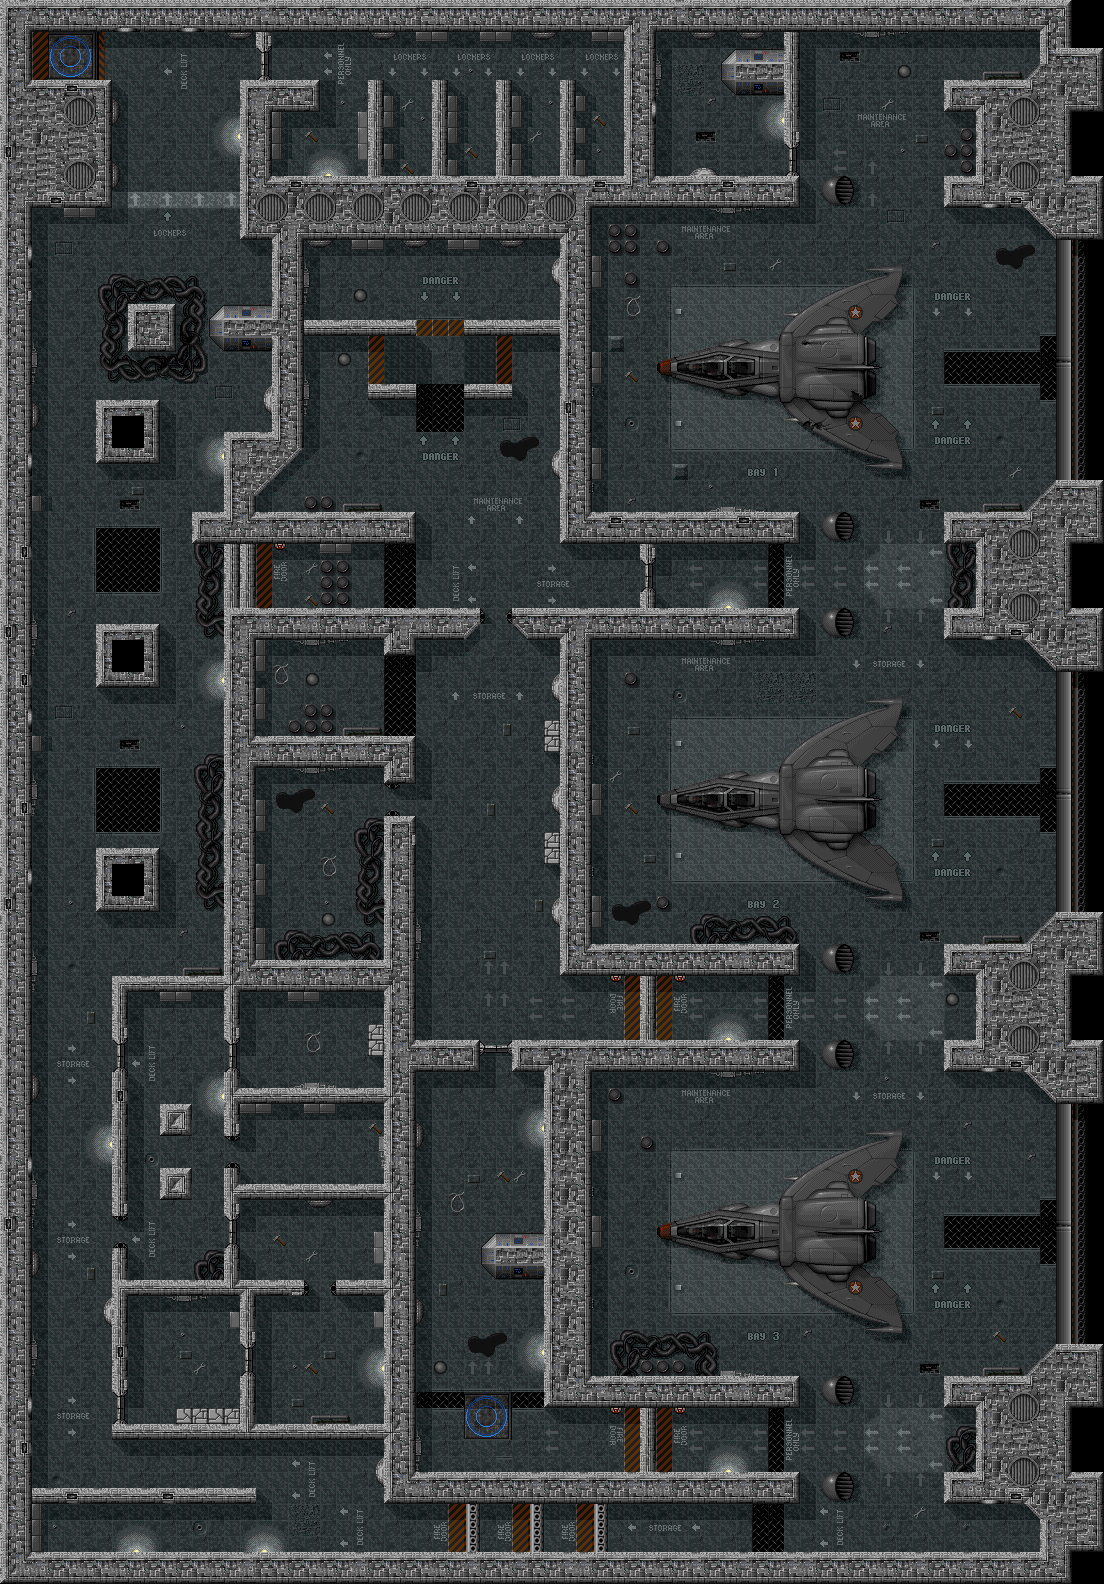

The image is a tile-based game level rendered from a .tmx file. Its description and source (layers, tilesets, objects; grid data summarised) follow:
An orthogonal 69x99 tile map with 16x16 px tiles, 2 tile layers (background, walls) and 61 objects (20x fan, 8x vdoor, 6x generator, 6x alien, 4x stupid, ...).

<map version="1.0" orientation="orthogonal" width="69" height="99" tilewidth="16" tileheight="16">
 <tileset firstgid="1" name="tileset01" tilewidth="16" tileheight="16">
  <image source="tilesets/tileset01.png" width="320" height="400" />
 </tileset>
 <layer name="background" width="69" height="99">
  <data>[6831 cells, 4364 non-empty, 240 distinct tile ids]</data>
 </layer>
 <layer name="walls" width="69" height="99">
  <data>[6831 cells, 2432 non-empty, 194 distinct tile ids]</data>
 </layer>
 <objectgroup name="objects" width="0" height="0">
  <object name="engine" type="engine" x="864" y="768" width="96" height="64" />
  <object name="engine" type="engine" x="864" y="336" width="96" height="64" />
  <object name="engine" type="engine" x="864" y="1200" width="96" height="64" />
  <object name="player" type="player" x="472" y="1401" width="32" height="32" />
  <object name="generator" type="generator" x="384" y="336" width="32" height="16" />
  <object name="fan" type="fan" x="64" y="96" width="32" height="32" />
  <object name="generator" type="generator" x="464" y="336" width="32" height="16" />
  <object name="generator" type="generator" x="464" y="352" width="32" height="16" />
  <object name="generator" type="generator" x="464" y="368" width="32" height="16" />
  <object name="generator" type="generator" x="384" y="352" width="32" height="16" />
  <object name="generator" type="generator" x="384" y="368" width="32" height="16" />
  <object name="fan" type="fan" x="256" y="192" width="32" height="32" />
  <object name="fan" type="fan" x="304" y="192" width="32" height="32" />
  <object name="fan" type="fan" x="352" y="192" width="32" height="32" />
  <object name="fan" type="fan" x="400" y="192" width="32" height="32" />
  <object name="fan" type="fan" x="448" y="192" width="32" height="32" />
  <object name="fan" type="fan" x="496" y="192" width="32" height="32" />
  <object name="fan" type="fan" x="544" y="192" width="32" height="32" />
  <object name="fan" type="fan" x="64" y="160" width="32" height="32" />
  <object name="fan" type="fan" x="112" y="416" width="32" height="32" />
  <object name="fan" type="fan" x="112" y="864" width="32" height="32" />
  <object name="fan" type="fan" x="1008" y="96" width="32" height="32" />
  <object name="fan" type="fan" x="1008" y="160" width="32" height="32" />
  <object name="fan" type="fan" x="1008" y="528" width="32" height="32" />
  <object name="fan" type="fan" x="1008" y="592" width="32" height="32" />
  <object name="fan" type="fan" x="1008" y="960" width="32" height="32" />
  <object name="fan" type="fan" x="1008" y="1024" width="32" height="32" />
  <object name="fan" type="fan" x="1008" y="1392" width="32" height="32" />
  <object name="fan" type="fan" x="1008" y="1456" width="32" height="32" />
  <object name="fan" type="fan" x="112" y="640" width="32" height="32" />
  <object name="computer" type="computer" x="224" y="336" width="48" height="16" />
  <object name="computer" type="computer" x="736" y="80" width="48" height="16" />
  <object name="computer" type="computer" x="496" y="1264" width="48" height="16" />
  <object name="fdoor" type="fdoor" x="592" y="1504" width="16" height="48" />
  <object name="fdoor" type="fdoor" x="528" y="1504" width="16" height="48" />
  <object name="fdoor" type="fdoor" x="464" y="1504" width="16" height="48" />
  <object name="vdoor" type="vdoor" x="240" y="1344" width="16" height="32" />
  <object name="vdoor" type="vdoor" x="112" y="1392" width="16" height="32" />
  <object name="vdoor" type="vdoor" x="112" y="1040" width="16" height="32" />
  <object name="vdoor" type="vdoor" x="224" y="1040" width="16" height="32" />
  <object name="vdoor" type="vdoor" x="224" y="1216" width="16" height="32" />
  <object name="vdoor" type="vdoor" x="256" y="48" width="16" height="32" />
  <object name="vdoor" type="vdoor" x="784" y="144" width="16" height="32" />
  <object name="hdoor" type="hdoor" x="480" y="1040" width="32" height="16" />
  <object name="key" type="key" x="453" y="1248" width="16" height="16" />
  <object name="ammo" type="ammo" x="628" y="1214" width="16" height="16" />
  <object name="ammo" type="ammo" x="289" y="1146" width="16" height="16" />
  <object name="ammo" type="ammo" x="627" y="1297" width="16" height="16" />
  <object name="lift" type="lift" x="48" y="32" width="48" height="48" />
  <object name="alien" type="alien" x="360" y="561" width="32" height="32" />
  <object name="alien" type="alien" x="82" y="1513" width="32" height="32" />
  <object name="stupid" type="stupid" x="688" y="720" width="32" height="32" />
  <object name="alien" type="alien" x="425" y="268" width="32" height="32" />
  <object name="alien" type="alien" x="992" y="1515" width="32" height="32" />
  <object name="stupid" type="stupid" x="986" y="1129" width="32" height="32" />
  <object name="stupid" type="stupid" x="159" y="131" width="32" height="32" />
  <object name="key" type="key" x="490" y="280" width="16" height="16" />
  <object name="alien" type="alien" x="522" y="345" width="32" height="32" />
  <object name="alien" type="alien" x="41" y="223" width="32" height="32" />
  <object name="vdoor" type="vdoor" x="640" y="560" width="16" height="32" />
  <object name="stupid" type="stupid" x="110" y="783" width="32" height="32" />
 </objectgroup>
</map>
